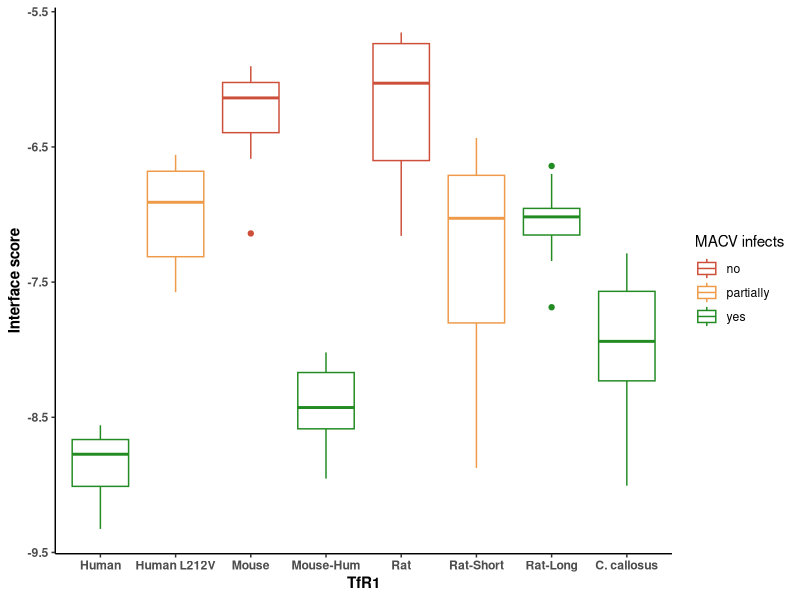
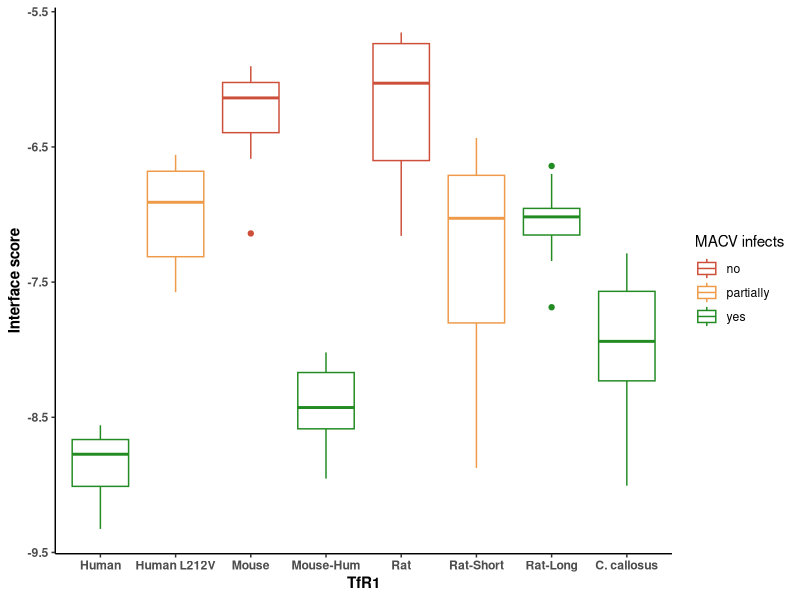

The R script that drew these images, in order:
library(plyr) # for mapvalues()
library(dplyr) # for join() 
library(ggplot2) # ggplot()

#summary.I_sc = read.table("../data/macv_summary_data.csv", sep = ",", header = T)
top.hits <- read.table("../data/macv_top_hits.csv", sep = ",", header = T)

TfR1_names <- c("C. callosus", "Human", "Human L212V", "Mouse", "Mouse-Hum", "Rat", "Rat-Short", "Rat-Long")

infection_data <- data.frame(TfR1 = TfR1_names, infects = factor(c("yes", "yes", "partially", "no", "yes", "no", "partially", "yes")))

top.hits$TfR1 <- mapvalues( top.hits$TfR1, from=c("C.cal_MACV", "human_MACV", "human.L212V_MACV", "mouse_MACV", "mouse.human_MACV", "rat_MACV", "rat.short_MACV", "rat.long_MACV"), to=TfR1_names)    

top.hits$TfR1 <- factor( top.hits$TfR1, levels=c("Human", "Human L212V", "Mouse", "Mouse-Hum", "Rat", "Rat-Short", "Rat-Long", "C. callosus"))


top.hits <- join(top.hits, infection_data)

# Plot 1: box plots               
p1 <- ggplot(top.hits, aes(x=TfR1, y=I_sc, color=infects)) +
        geom_boxplot() +
        ylab( "Interface score" ) +
        theme_classic() +
        scale_colour_manual(values = c("yes" = "forestgreen", "no" = "tomato3", "partially" = "tan2")) +
        guides(color = guide_legend("MACV infects")) + 
        theme(axis.title.x = element_text(face="bold"),
              axis.text.x = element_text(face="bold"),
              axis.title.y = element_text(face="bold"),
              axis.text.y = element_text(face="bold"))
        
        
# show plot
show(p1)
# save plot
ggsave("../figures/macv_boxplot.pdf", plot = p1, width = 9, height = 3, useDingbats=F)
